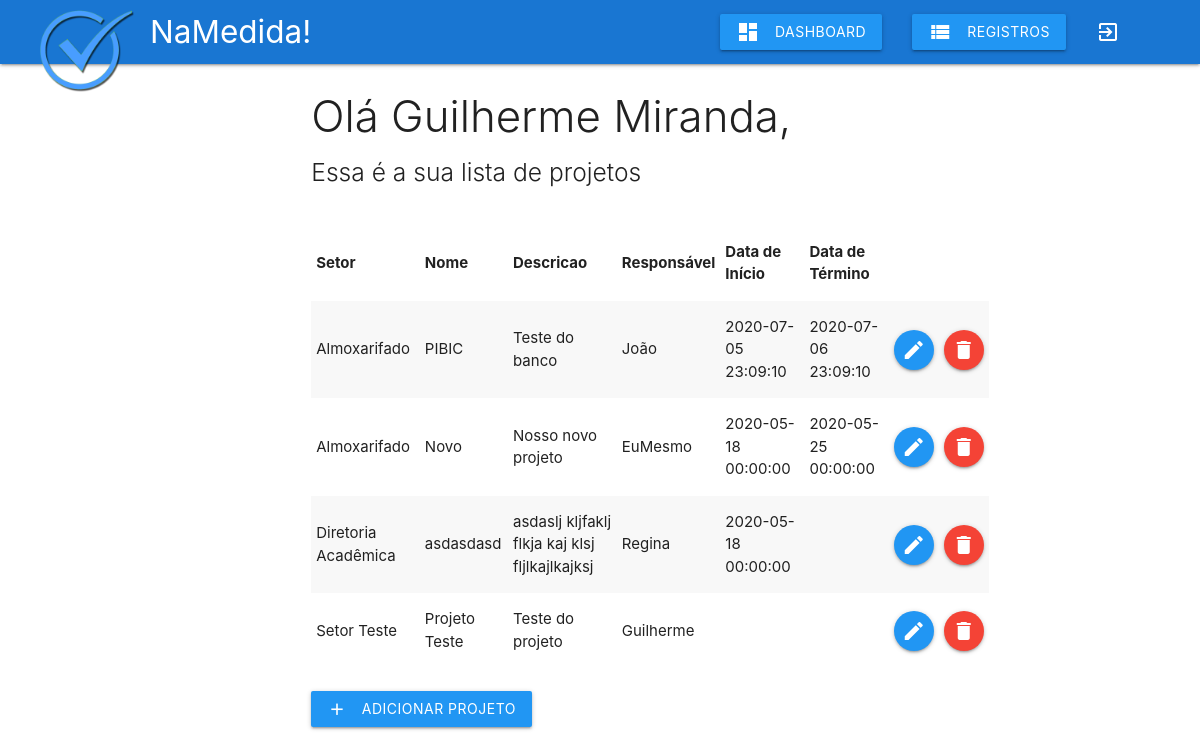
The page /php/projeto.php (signed in) on the database as committed earlier.
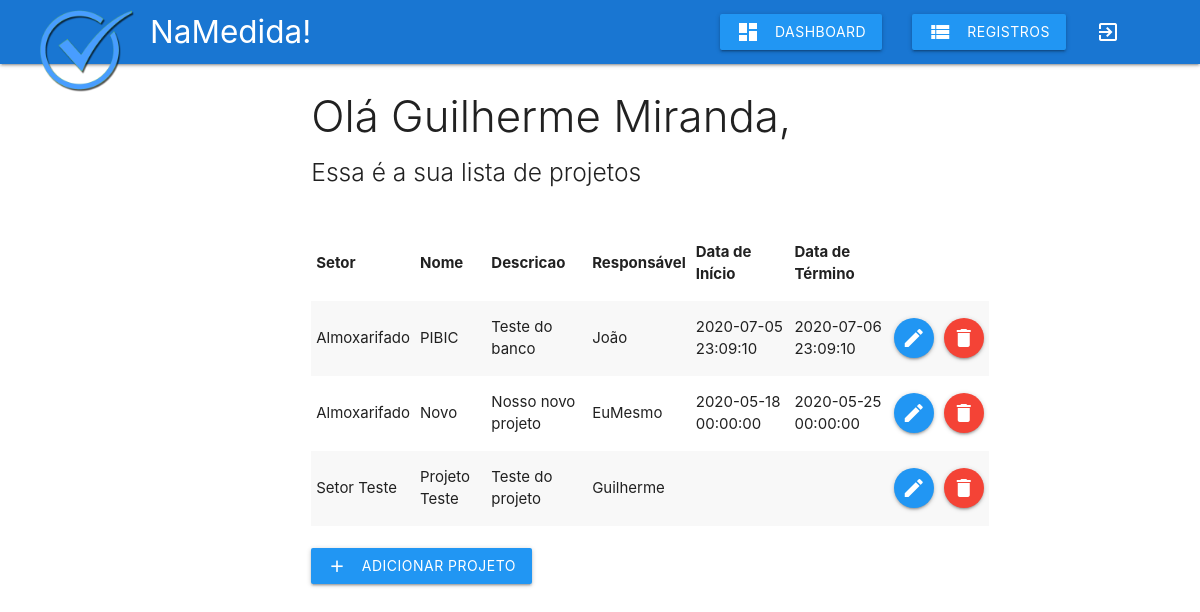
The same page on the database as committed later.
### tables this page shows
CREATE TABLE `projeto` (
  `idProjeto` int(11) NOT NULL,
  `nome` varchar(45) DEFAULT NULL,
  `descricao` varchar(255) DEFAULT NULL,
  `responsavel` varchar(45) DEFAULT NULL,
  `data_inicio` datetime DEFAULT NULL,
  `data_termino` datetime DEFAULT NULL,
  `idSetor` int(11) DEFAULT NULL
);

CREATE TABLE `setor` (
  `idSetor` int(11) NOT NULL,
  `nome` varchar(255) DEFAULT NULL,
  `descricao` varchar(255) DEFAULT NULL,
  `responsavel` varchar(255) DEFAULT NULL,
  `idOrganizacao` int(11) DEFAULT NULL
);

### php/includes/dados-usuario.php (called while the page is built, shortened)
<?php
$id = $_SESSION['idUsuario'];
$sql = "SELECT * FROM usuario WHERE idUsuario = '$id'";
$resultado = mysqli_query($connect, $sql);
$dados = mysqli_fetch_array($resultado);
$ids_setor = array();

### php/includes/cabecalhos.php (called while the page is built, shortened)
<?php
$projeto[] = 'Setor';
$projeto[] = 'Nome';
$projeto[] = 'Descricao';
$projeto[] = 'Responsável';
$projeto[] = 'Data de Início';
$projeto[] = 'Data de Término';

### php/projeto.php (the view, shortened to what this page needs)
<?php
include_once 'db_connect.php';
include_once 'includes/header.php';
include_once 'includes/dados-usuario.php';
include_once 'includes/cabecalhos.php';
include_once 'includes/navbar.php';
?>
<div class="row">
	<div class="col s12 m7 push-m3">
		<h3 class="light"> Olá <?php echo $dados['nome']; ?>,</h3>
		<h5 class="light">Essa é a sua lista de projetos</h5>
		<table class="striped responsive-table">
			<thead>
				<tr>
				<?php
					foreach ($projeto as $key) {
						echo "<th>$key</th>";
					}
				?>
				</tr>
			</thead>
			<tbody>
				<?php
					$sql = "SELECT * FROM projeto WHERE ";
					for ($i=0; $i < count($ids_setor); $i++) {
						if ($i == 0):
							$sql = $sql."idSetor = '$ids_setor[$i]'";
						else:
							$sql = $sql." or idSetor = '$ids_setor[$i]'";
						endif;
					}
					$resultado = mysqli_query($connect, $sql);
					while ($projeto_dados = mysqli_fetch_array($resultado)):
				?>
				<tr>
					<td><?php
						$id = $projeto_dados['idSetor'];
						$sql = "SELECT nome FROM setor WHERE idSetor = '$id'";
						$setor_nome = mysqli_query($connect, $sql);
						$setor_nome = mysqli_fetch_array($setor_nome);
						echo $setor_nome['nome'];
					?></td>
					<td><?php echo $projeto_dados['nome']; ?></td>
					<td><?php echo $projeto_dados['descricao']; ?></td>
					<td><?php echo $projeto_dados['responsavel']; ?></td>
					<td><?php
						if ($projeto_dados['data_inicio'] == "0000-00-00 00:00:00") {
							echo "";
						} else {
							echo $projeto_dados['data_inicio'];
						}
					?></td>
					<td><?php
						if ($projeto_dados['data_termino'] == "0000-00-00 00:00:00") {
							echo "";
						} else {
							echo $projeto_dados['data_termino'];
						}
					?></td>
					<td><a href="editar-projeto.php?idProjeto=<?php echo $projeto_dados['idProjeto']; ?>" class="btn-floating blue"><i class="material-icons">edit</i></a></td>
					<td><a href="#modal<?php echo $projeto_dados['idProjeto']; ?>" class="btn-floating red modal-trigger"><i class="material-icons">delete</i></a></td>
				</tr>
				<?php endwhile; ?>
			</tbody>
		</table>
		<br>
		<a class='btn waves-effect waves-light blue' href='adicionar-projeto.php'>adicionar projeto<i class="material-icons left">add</i></a>
	</div>
</div>
<?php
include_once 'includes/footer.php';
?>

Rows that differ between the two databases and show on the page:
removed projeto: idSetor.nome "Diretoria Acadêmica", nome "asdasdasd", descricao "asdaslj kljfaklj flkja kaj klsj fljlkajlkajksj", responsavel "Regina", data_inicio "2020-05-18 00:00:00"
